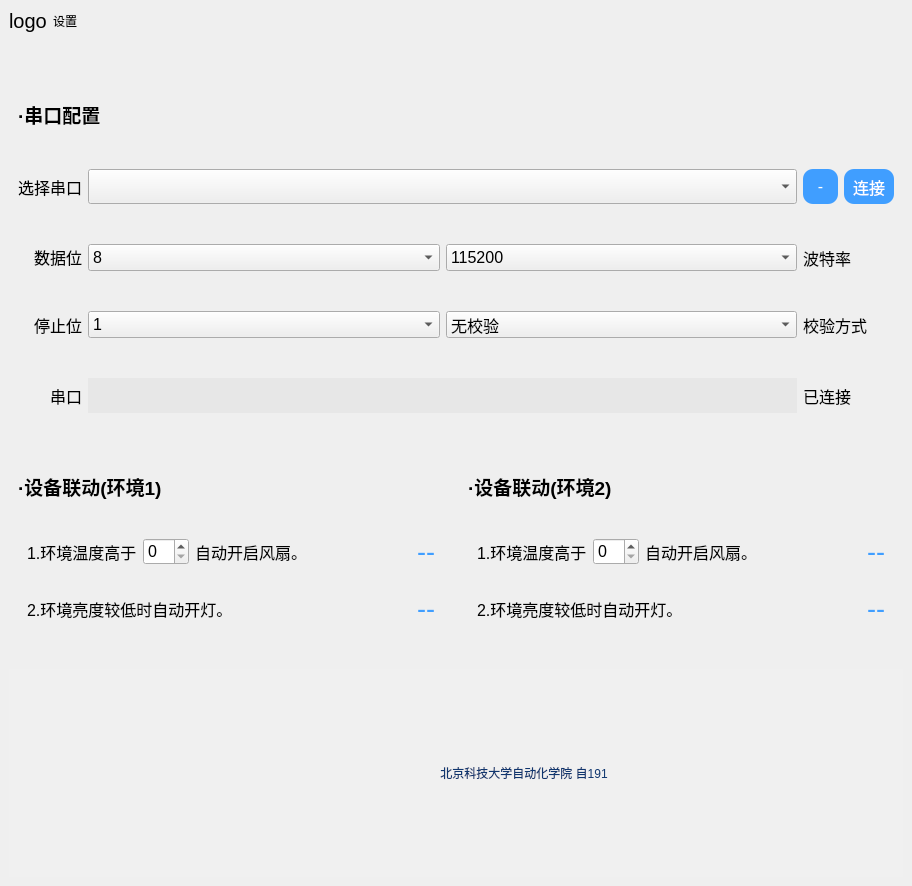
<?xml version="1.0" encoding="UTF-8"?>
<ui version="4.0">
 <class>page_net</class>
 <widget class="QWidget" name="page_net">
  <property name="geometry">
   <rect>
    <x>0</x>
    <y>0</y>
    <width>912</width>
    <height>886</height>
   </rect>
  </property>
  <property name="windowTitle">
   <string>Form</string>
  </property>
  <property name="styleSheet">
   <string notr="true"/>
  </property>
  <layout class="QGridLayout" name="gridLayout">
   <property name="leftMargin">
    <number>0</number>
   </property>
   <property name="topMargin">
    <number>0</number>
   </property>
   <property name="rightMargin">
    <number>0</number>
   </property>
   <property name="bottomMargin">
    <number>0</number>
   </property>
   <item row="0" column="0">
    <widget class="QWidget" name="widget_2" native="true">
     <property name="sizePolicy">
      <sizepolicy hsizetype="Preferred" vsizetype="Preferred">
       <horstretch>0</horstretch>
       <verstretch>0</verstretch>
      </sizepolicy>
     </property>
     <property name="minimumSize">
      <size>
       <width>0</width>
       <height>0</height>
      </size>
     </property>
     <property name="maximumSize">
      <size>
       <width>16777215</width>
       <height>50</height>
      </size>
     </property>
     <layout class="QHBoxLayout" name="horizontalLayout">
      <item>
       <widget class="QLabel" name="logo">
        <property name="sizePolicy">
         <sizepolicy hsizetype="Fixed" vsizetype="Preferred">
          <horstretch>0</horstretch>
          <verstretch>0</verstretch>
         </sizepolicy>
        </property>
        <property name="styleSheet">
         <string notr="true">font:15pt;</string>
        </property>
        <property name="text">
         <string>logo</string>
        </property>
       </widget>
      </item>
      <item>
       <widget class="QLabel" name="title">
        <property name="styleSheet">
         <string notr="true">font: 75 16pt &quot;微软雅黑&quot;;
</string>
        </property>
        <property name="text">
         <string>设置</string>
        </property>
       </widget>
      </item>
     </layout>
    </widget>
   </item>
   <item row="1" column="0">
    <widget class="QWidget" name="main" native="true">
     <property name="minimumSize">
      <size>
       <width>0</width>
       <height>0</height>
      </size>
     </property>
     <property name="styleSheet">
      <string notr="true">#main&gt;QWidget{
	border-radius:25px;
	background-color: white;
}
</string>
     </property>
     <layout class="QGridLayout" name="gridLayout_3">
      <item row="1" column="0" colspan="2">
       <widget class="QWidget" name="widget" native="true">
        <property name="minimumSize">
         <size>
          <width>0</width>
          <height>200</height>
         </size>
        </property>
        <property name="styleSheet">
         <string notr="true">QWidget{
font:12pt;
}</string>
        </property>
        <layout class="QVBoxLayout" name="verticalLayout">
         <item>
          <widget class="QLabel" name="label_8">
           <property name="sizePolicy">
            <sizepolicy hsizetype="Preferred" vsizetype="Fixed">
             <horstretch>0</horstretch>
             <verstretch>0</verstretch>
            </sizepolicy>
           </property>
           <property name="styleSheet">
            <string notr="true">font: bold 14pt;</string>
           </property>
           <property name="text">
            <string>·设备联动(环境1)</string>
           </property>
          </widget>
         </item>
         <item>
          <widget class="QWidget" name="widget_4" native="true">
           <property name="styleSheet">
            <string notr="true">QPushButton{
font:20pt;
border:none;
color:#409EFF
}</string>
           </property>
           <layout class="QGridLayout" name="gridLayout_4">
            <item row="0" column="1">
             <widget class="QSpinBox" name="spin_1">
              <property name="sizePolicy">
               <sizepolicy hsizetype="Fixed" vsizetype="Fixed">
                <horstretch>0</horstretch>
                <verstretch>0</verstretch>
               </sizepolicy>
              </property>
              <property name="styleSheet">
               <string notr="true"/>
              </property>
             </widget>
            </item>
            <item row="1" column="4">
             <widget class="QPushButton" name="zd_1">
              <property name="sizePolicy">
               <sizepolicy hsizetype="Preferred" vsizetype="Fixed">
                <horstretch>0</horstretch>
                <verstretch>0</verstretch>
               </sizepolicy>
              </property>
              <property name="styleSheet">
               <string notr="true"/>
              </property>
              <property name="text">
               <string>--</string>
              </property>
             </widget>
            </item>
            <item row="0" column="2">
             <widget class="QLabel" name="label_12">
              <property name="text">
               <string>自动开启风扇。</string>
              </property>
             </widget>
            </item>
            <item row="1" column="0" colspan="3">
             <widget class="QLabel" name="label_13">
              <property name="text">
               <string>2.环境亮度较低时自动开灯。</string>
              </property>
             </widget>
            </item>
            <item row="0" column="3">
             <spacer name="horizontalSpacer">
              <property name="orientation">
               <enum>Qt::Horizontal</enum>
              </property>
              <property name="sizeHint" stdset="0">
               <size>
                <width>40</width>
                <height>20</height>
               </size>
              </property>
             </spacer>
            </item>
            <item row="0" column="0">
             <widget class="QLabel" name="label_11">
              <property name="sizePolicy">
               <sizepolicy hsizetype="Preferred" vsizetype="Preferred">
                <horstretch>0</horstretch>
                <verstretch>0</verstretch>
               </sizepolicy>
              </property>
              <property name="text">
               <string>1.环境温度高于</string>
              </property>
             </widget>
            </item>
            <item row="0" column="4">
             <widget class="QPushButton" name="tem_1">
              <property name="sizePolicy">
               <sizepolicy hsizetype="Preferred" vsizetype="Fixed">
                <horstretch>0</horstretch>
                <verstretch>0</verstretch>
               </sizepolicy>
              </property>
              <property name="styleSheet">
               <string notr="true"/>
              </property>
              <property name="text">
               <string>--</string>
              </property>
             </widget>
            </item>
           </layout>
          </widget>
         </item>
        </layout>
       </widget>
      </item>
      <item row="1" column="2" colspan="2">
       <widget class="QWidget" name="widget_6" native="true">
        <property name="minimumSize">
         <size>
          <width>0</width>
          <height>200</height>
         </size>
        </property>
        <property name="styleSheet">
         <string notr="true">QWidget{
font:12pt;
}</string>
        </property>
        <layout class="QVBoxLayout" name="verticalLayout_2">
         <item>
          <widget class="QLabel" name="label_9">
           <property name="sizePolicy">
            <sizepolicy hsizetype="Preferred" vsizetype="Fixed">
             <horstretch>0</horstretch>
             <verstretch>0</verstretch>
            </sizepolicy>
           </property>
           <property name="styleSheet">
            <string notr="true">font: bold 14pt;</string>
           </property>
           <property name="text">
            <string>·设备联动(环境2)</string>
           </property>
          </widget>
         </item>
         <item>
          <widget class="QWidget" name="widget_7" native="true">
           <property name="styleSheet">
            <string notr="true">QPushButton{
font:20pt;
border:none;
color:#409EFF
}</string>
           </property>
           <layout class="QGridLayout" name="gridLayout_5">
            <item row="0" column="1">
             <widget class="QSpinBox" name="spin_2">
              <property name="sizePolicy">
               <sizepolicy hsizetype="Fixed" vsizetype="Fixed">
                <horstretch>0</horstretch>
                <verstretch>0</verstretch>
               </sizepolicy>
              </property>
              <property name="styleSheet">
               <string notr="true"/>
              </property>
             </widget>
            </item>
            <item row="1" column="4">
             <widget class="QPushButton" name="zd_2">
              <property name="sizePolicy">
               <sizepolicy hsizetype="Preferred" vsizetype="Fixed">
                <horstretch>0</horstretch>
                <verstretch>0</verstretch>
               </sizepolicy>
              </property>
              <property name="styleSheet">
               <string notr="true"/>
              </property>
              <property name="text">
               <string>--</string>
              </property>
             </widget>
            </item>
            <item row="0" column="2">
             <widget class="QLabel" name="label_14">
              <property name="text">
               <string>自动开启风扇。</string>
              </property>
             </widget>
            </item>
            <item row="1" column="0" colspan="3">
             <widget class="QLabel" name="label_15">
              <property name="text">
               <string>2.环境亮度较低时自动开灯。</string>
              </property>
             </widget>
            </item>
            <item row="0" column="3">
             <spacer name="horizontalSpacer_3">
              <property name="orientation">
               <enum>Qt::Horizontal</enum>
              </property>
              <property name="sizeHint" stdset="0">
               <size>
                <width>40</width>
                <height>20</height>
               </size>
              </property>
             </spacer>
            </item>
            <item row="0" column="0">
             <widget class="QLabel" name="label_16">
              <property name="sizePolicy">
               <sizepolicy hsizetype="Preferred" vsizetype="Preferred">
                <horstretch>0</horstretch>
                <verstretch>0</verstretch>
               </sizepolicy>
              </property>
              <property name="text">
               <string>1.环境温度高于</string>
              </property>
             </widget>
            </item>
            <item row="0" column="4">
             <widget class="QPushButton" name="tem_2">
              <property name="sizePolicy">
               <sizepolicy hsizetype="Preferred" vsizetype="Fixed">
                <horstretch>0</horstretch>
                <verstretch>0</verstretch>
               </sizepolicy>
              </property>
              <property name="styleSheet">
               <string notr="true"/>
              </property>
              <property name="text">
               <string>--</string>
              </property>
             </widget>
            </item>
           </layout>
          </widget>
         </item>
        </layout>
       </widget>
      </item>
      <item row="0" column="0" colspan="4">
       <widget class="QWidget" name="widget_3" native="true">
        <property name="sizePolicy">
         <sizepolicy hsizetype="Expanding" vsizetype="Expanding">
          <horstretch>0</horstretch>
          <verstretch>0</verstretch>
         </sizepolicy>
        </property>
        <property name="minimumSize">
         <size>
          <width>0</width>
          <height>400</height>
         </size>
        </property>
        <property name="styleSheet">
         <string notr="true">QPushButton{
border:none;
border-radius:10px;
background-color:#409EFF;
color:white;
}

#sure:hover{
background-color:#70B6FF
}
#sure:pressed{
background:#155CA6
}
#refresh:hover{
background-color:#70B6FF
}
#refresh:pressed{
background:#155CA6
}
QWidget{
font:12pt;
}</string>
        </property>
        <layout class="QGridLayout" name="gridLayout_2">
         <item row="1" column="0">
          <widget class="QLabel" name="label">
           <property name="sizePolicy">
            <sizepolicy hsizetype="Fixed" vsizetype="Preferred">
             <horstretch>0</horstretch>
             <verstretch>0</verstretch>
            </sizepolicy>
           </property>
           <property name="font">
            <font>
             <pointsize>12</pointsize>
             <weight>50</weight>
             <italic>false</italic>
             <bold>false</bold>
            </font>
           </property>
           <property name="text">
            <string>选择串口</string>
           </property>
           <property name="alignment">
            <set>Qt::AlignRight|Qt::AlignTrailing|Qt::AlignVCenter</set>
           </property>
          </widget>
         </item>
         <item row="3" column="0">
          <widget class="QLabel" name="label_4">
           <property name="text">
            <string>停止位</string>
           </property>
           <property name="alignment">
            <set>Qt::AlignRight|Qt::AlignTrailing|Qt::AlignVCenter</set>
           </property>
          </widget>
         </item>
         <item row="3" column="3" colspan="2">
          <widget class="QLabel" name="label_6">
           <property name="text">
            <string>校验方式</string>
           </property>
           <property name="alignment">
            <set>Qt::AlignLeading|Qt::AlignLeft|Qt::AlignVCenter</set>
           </property>
          </widget>
         </item>
         <item row="2" column="2">
          <widget class="QComboBox" name="port_baud">
           <item>
            <property name="text">
             <string>115200</string>
            </property>
           </item>
           <item>
            <property name="text">
             <string>57600</string>
            </property>
           </item>
           <item>
            <property name="text">
             <string>38400</string>
            </property>
           </item>
           <item>
            <property name="text">
             <string>19200</string>
            </property>
           </item>
           <item>
            <property name="text">
             <string>4800</string>
            </property>
           </item>
           <item>
            <property name="text">
             <string>2400</string>
            </property>
           </item>
           <item>
            <property name="text">
             <string>1200</string>
            </property>
           </item>
          </widget>
         </item>
         <item row="2" column="1">
          <widget class="QComboBox" name="port_data">
           <item>
            <property name="text">
             <string>8</string>
            </property>
           </item>
           <item>
            <property name="text">
             <string>7</string>
            </property>
           </item>
           <item>
            <property name="text">
             <string>6</string>
            </property>
           </item>
           <item>
            <property name="text">
             <string>5</string>
            </property>
           </item>
          </widget>
         </item>
         <item row="4" column="1" colspan="2">
          <widget class="QLabel" name="current_port">
           <property name="sizePolicy">
            <sizepolicy hsizetype="Expanding" vsizetype="Preferred">
             <horstretch>0</horstretch>
             <verstretch>0</verstretch>
            </sizepolicy>
           </property>
           <property name="maximumSize">
            <size>
             <width>16777215</width>
             <height>35</height>
            </size>
           </property>
           <property name="font">
            <font>
             <pointsize>12</pointsize>
             <weight>50</weight>
             <italic>false</italic>
             <bold>false</bold>
            </font>
           </property>
           <property name="styleSheet">
            <string notr="true">background-color: rgb(231, 231, 231);</string>
           </property>
           <property name="text">
            <string/>
           </property>
           <property name="alignment">
            <set>Qt::AlignLeading|Qt::AlignLeft|Qt::AlignVCenter</set>
           </property>
          </widget>
         </item>
         <item row="1" column="3">
          <widget class="QPushButton" name="refresh">
           <property name="sizePolicy">
            <sizepolicy hsizetype="Maximum" vsizetype="Maximum">
             <horstretch>0</horstretch>
             <verstretch>0</verstretch>
            </sizepolicy>
           </property>
           <property name="maximumSize">
            <size>
             <width>35</width>
             <height>35</height>
            </size>
           </property>
           <property name="text">
            <string>-</string>
           </property>
          </widget>
         </item>
         <item row="4" column="0">
          <widget class="QLabel" name="icon_port">
           <property name="font">
            <font>
             <pointsize>12</pointsize>
             <weight>50</weight>
             <italic>false</italic>
             <bold>false</bold>
            </font>
           </property>
           <property name="styleSheet">
            <string notr="true"/>
           </property>
           <property name="text">
            <string>串口</string>
           </property>
           <property name="alignment">
            <set>Qt::AlignRight|Qt::AlignTrailing|Qt::AlignVCenter</set>
           </property>
          </widget>
         </item>
         <item row="4" column="3" colspan="2">
          <widget class="QLabel" name="label_2">
           <property name="font">
            <font>
             <pointsize>12</pointsize>
             <weight>50</weight>
             <italic>false</italic>
             <bold>false</bold>
            </font>
           </property>
           <property name="text">
            <string>已连接</string>
           </property>
          </widget>
         </item>
         <item row="1" column="1" colspan="2">
          <widget class="QComboBox" name="ports">
           <property name="sizePolicy">
            <sizepolicy hsizetype="Preferred" vsizetype="Preferred">
             <horstretch>0</horstretch>
             <verstretch>0</verstretch>
            </sizepolicy>
           </property>
           <property name="font">
            <font>
             <pointsize>12</pointsize>
             <weight>50</weight>
             <italic>false</italic>
             <bold>false</bold>
            </font>
           </property>
          </widget>
         </item>
         <item row="3" column="1">
          <widget class="QComboBox" name="port_stop">
           <item>
            <property name="text">
             <string>1</string>
            </property>
           </item>
           <item>
            <property name="text">
             <string>2</string>
            </property>
           </item>
          </widget>
         </item>
         <item row="1" column="4">
          <widget class="QPushButton" name="sure">
           <property name="sizePolicy">
            <sizepolicy hsizetype="Maximum" vsizetype="Preferred">
             <horstretch>0</horstretch>
             <verstretch>0</verstretch>
            </sizepolicy>
           </property>
           <property name="maximumSize">
            <size>
             <width>50</width>
             <height>35</height>
            </size>
           </property>
           <property name="text">
            <string>连接</string>
           </property>
          </widget>
         </item>
         <item row="3" column="2">
          <widget class="QComboBox" name="port_parity">
           <item>
            <property name="text">
             <string>无校验</string>
            </property>
           </item>
           <item>
            <property name="text">
             <string>奇校验</string>
            </property>
           </item>
           <item>
            <property name="text">
             <string>偶校验</string>
            </property>
           </item>
          </widget>
         </item>
         <item row="2" column="3" colspan="2">
          <widget class="QLabel" name="label_5">
           <property name="text">
            <string>波特率</string>
           </property>
          </widget>
         </item>
         <item row="2" column="0">
          <widget class="QLabel" name="label_3">
           <property name="sizePolicy">
            <sizepolicy hsizetype="Preferred" vsizetype="Fixed">
             <horstretch>0</horstretch>
             <verstretch>0</verstretch>
            </sizepolicy>
           </property>
           <property name="text">
            <string>数据位</string>
           </property>
           <property name="alignment">
            <set>Qt::AlignRight|Qt::AlignTrailing|Qt::AlignVCenter</set>
           </property>
          </widget>
         </item>
         <item row="0" column="0" colspan="5">
          <widget class="QLabel" name="label_7">
           <property name="sizePolicy">
            <sizepolicy hsizetype="Preferred" vsizetype="Fixed">
             <horstretch>0</horstretch>
             <verstretch>0</verstretch>
            </sizepolicy>
           </property>
           <property name="styleSheet">
            <string notr="true">font: bold 14pt;</string>
           </property>
           <property name="text">
            <string>·串口配置</string>
           </property>
          </widget>
         </item>
        </layout>
       </widget>
      </item>
      <item row="2" column="0" colspan="4">
       <widget class="QWidget" name="widget_5" native="true">
        <property name="sizePolicy">
         <sizepolicy hsizetype="Preferred" vsizetype="Expanding">
          <horstretch>0</horstretch>
          <verstretch>0</verstretch>
         </sizepolicy>
        </property>
        <property name="styleSheet">
         <string notr="true">background-color:#F0F0F0;</string>
        </property>
        <layout class="QHBoxLayout" name="horizontalLayout_2">
         <item>
          <spacer name="horizontalSpacer_2">
           <property name="orientation">
            <enum>Qt::Horizontal</enum>
           </property>
           <property name="sizeHint" stdset="0">
            <size>
             <width>40</width>
             <height>20</height>
            </size>
           </property>
          </spacer>
         </item>
         <item>
          <widget class="QLabel" name="label_10">
           <property name="sizePolicy">
            <sizepolicy hsizetype="Preferred" vsizetype="Preferred">
             <horstretch>0</horstretch>
             <verstretch>0</verstretch>
            </sizepolicy>
           </property>
           <property name="minimumSize">
            <size>
             <width>130</width>
             <height>130</height>
            </size>
           </property>
           <property name="maximumSize">
            <size>
             <width>130</width>
             <height>130</height>
            </size>
           </property>
           <property name="styleSheet">
            <string notr="true">border-image: url(:/image/yh.png);</string>
           </property>
           <property name="text">
            <string/>
           </property>
          </widget>
         </item>
         <item>
          <widget class="QLabel" name="label_17">
           <property name="sizePolicy">
            <sizepolicy hsizetype="Preferred" vsizetype="Preferred">
             <horstretch>0</horstretch>
             <verstretch>0</verstretch>
            </sizepolicy>
           </property>
           <property name="styleSheet">
            <string notr="true">color:#0F366F;
font: 40pt &quot;华光行楷_CNKI&quot;;</string>
           </property>
           <property name="text">
            <string>北京科技大学自动化学院 自191</string>
           </property>
           <property name="alignment">
            <set>Qt::AlignCenter</set>
           </property>
          </widget>
         </item>
         <item>
          <spacer name="horizontalSpacer_4">
           <property name="orientation">
            <enum>Qt::Horizontal</enum>
           </property>
           <property name="sizeHint" stdset="0">
            <size>
             <width>40</width>
             <height>20</height>
            </size>
           </property>
          </spacer>
         </item>
        </layout>
       </widget>
      </item>
     </layout>
    </widget>
   </item>
  </layout>
 </widget>
 <resources/>
 <connections/>
</ui>
